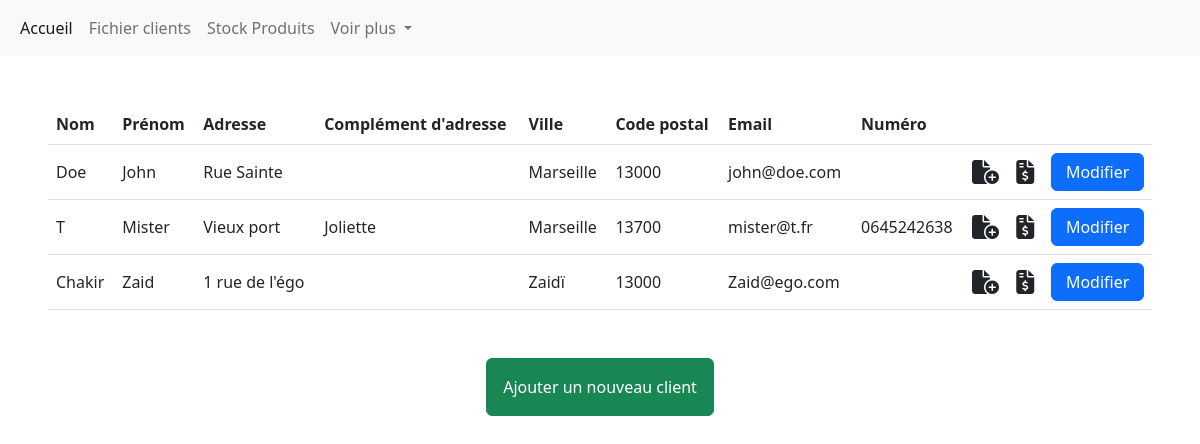
Screenshot of /Customers/displayCustomers (signed in) with the database file from the repository.
### tables this page shows
CREATE TABLE `customers` (
  `id` int(11) NOT NULL,
  `firstname` varchar(255) NOT NULL,
  `lastname` varchar(255) NOT NULL,
  `address` varchar(255) NOT NULL,
  `additional_address` varchar(255) DEFAULT NULL,
  `zip_code` varchar(5) NOT NULL,
  `city` varchar(128) NOT NULL,
  `email` varchar(255) NOT NULL,
  `phone_number` varchar(10) DEFAULT NULL
);

### utils/Render.php (called while the page is built, shortened)
<?php
class Render
{
    public static function render(string $path, array $var = [])
    {
        extract($var);
        require('views/' . $path .  '.phtml');
        require('views/layout.phtml');
    }
}

### controllers/CustomersController.php (called while the page is built, shortened)
<?php
class CustomersController extends Controller
{
    public function displayCustomers()
    {
        $customers = $this->model->findAll();
        Render::render("customers", compact("pageTitle", "customers"));
    }
}

### index.php (called while the page is built, shortened)
<?php
require_once "config/Autoloader.php";
$route = new Routing();
$route->get();

### controllers/Controller.php (called while the page is built, shortened)
<?php
abstract class Controller
{
    public function __construct()
    {
        $this->model = new $this->modelName();
    }
}

### config/Autoloader.php (called while the page is built, shortened)
<?php
class Autoloader
{
    public static function Autoload()
    {
        spl_autoload_register(function ($classname) {
            $classname = str_replace("\\", "/", $classname);
        });
    }
}

### config/Database.php (called while the page is built, shortened)
<?php
class Database
{
    private static $instance = NULL;
    public static function getPdo(): PDO
    {
        if (self::$instance === NULL) {
            self::$instance = new PDO('mysql:host=localhost;dbname=pedale_joyeuse;charset=utf8', 'root', 'root', [
                PDO::ATTR_ERRMODE => PDO::ERRMODE_EXCEPTION,
                PDO::ATTR_DEFAULT_FETCH_MODE => PDO::FETCH_ASSOC
            ]);
        }
        return self::$instance;
    }
}

### models/Model.php (called while the page is built, shortened)
<?php
abstract class Model
{
    protected PDO $pdo;
    protected string $table;
    public function __construct()
    {
        $this->pdo = \config\Database::getpdo();
    }
    public function findAll()
    {
        $query = $this->pdo->prepare("SELECT * FROM {$this->table}");
        $query->execute();
        return $query->fetchAll();
    }
}

### views/customers.phtml (the view, shortened to what this page needs)
<table class="table">
    <thead>
        <tr class="align-middle">
            <th scope="col">Nom</th>
            <th scope="col">Prénom</th>
            <th scope="col">Adresse</th>
            <th scope="col">Complément d'adresse</th>
            <th scope="col">Ville</th>
            <th scope="col">Code postal</th>
            <th scope="col">Email</th>
            <th scope="col">Numéro</th>
            <th scope="col"></th>
            <th scope="col"></th>
            <th scope="col"></th>
        </tr>
    </thead>
    <tbody>
        <?php
        foreach ($customers as $customer) : ?>
            <tr class="align-middle">
                <td><?= $customer['lastname'] ?></td>
                <td><?= $customer['firstname'] ?></td>
                <td><?= $customer['address'] ?></td>
                <td><?= $customer['additional_address'] ?></td>
                <td><?= $customer['city'] ?></td>
                <td><?= $customer['zip_code'] ?></td>
                <td><?= $customer['email'] ?></td>
                <td><?= $customer['phone_number'] ?></td>
                <td><a class="link-dark" href="/pedaleJoyeuse/Invoice/createInvoice/<?= $customer['id'] ?>"><i class="fa-solid fa-file-circle-plus fa-xl"></i></a></td>
                <td><a class="link-dark" href="/pedaleJoyeuse/Customers/invoiceByCustomer/<?= $customer['id'] ?>"><i class="fa-solid fa-file-invoice-dollar fa-xl"></i></a></td>
                <td class="text-end"><a href="/pedaleJoyeuse/Customers/customerManagement/<?= $customer['id'] ?>" type="button" class="btn btn-primary w-100">Modifier</button></td>
            </tr>
        <?php endforeach; ?>
    </tbody>
</table>
<div class="text-center m-5"><a class="btn btn-success p-3" href="/pedaleJoyeuse/Customers/customerManagement">Ajouter un nouveau client</a></div>

### rows the page displays
customers: lastname "Doe", firstname "John", address "Rue Sainte", city "Marseille", zip_code "13000", email "john@doe.com"
customers: lastname "T", firstname "Mister", address "Vieux port", additional_address "Joliette", city "Marseille", zip_code "13700", email "mister@t.fr", phone_number "0645242638"
customers: lastname "Chakir", firstname "Zaid", address "1 rue de l'égo", city "Zaidï", zip_code "13000", email "Zaid@ego.com"
